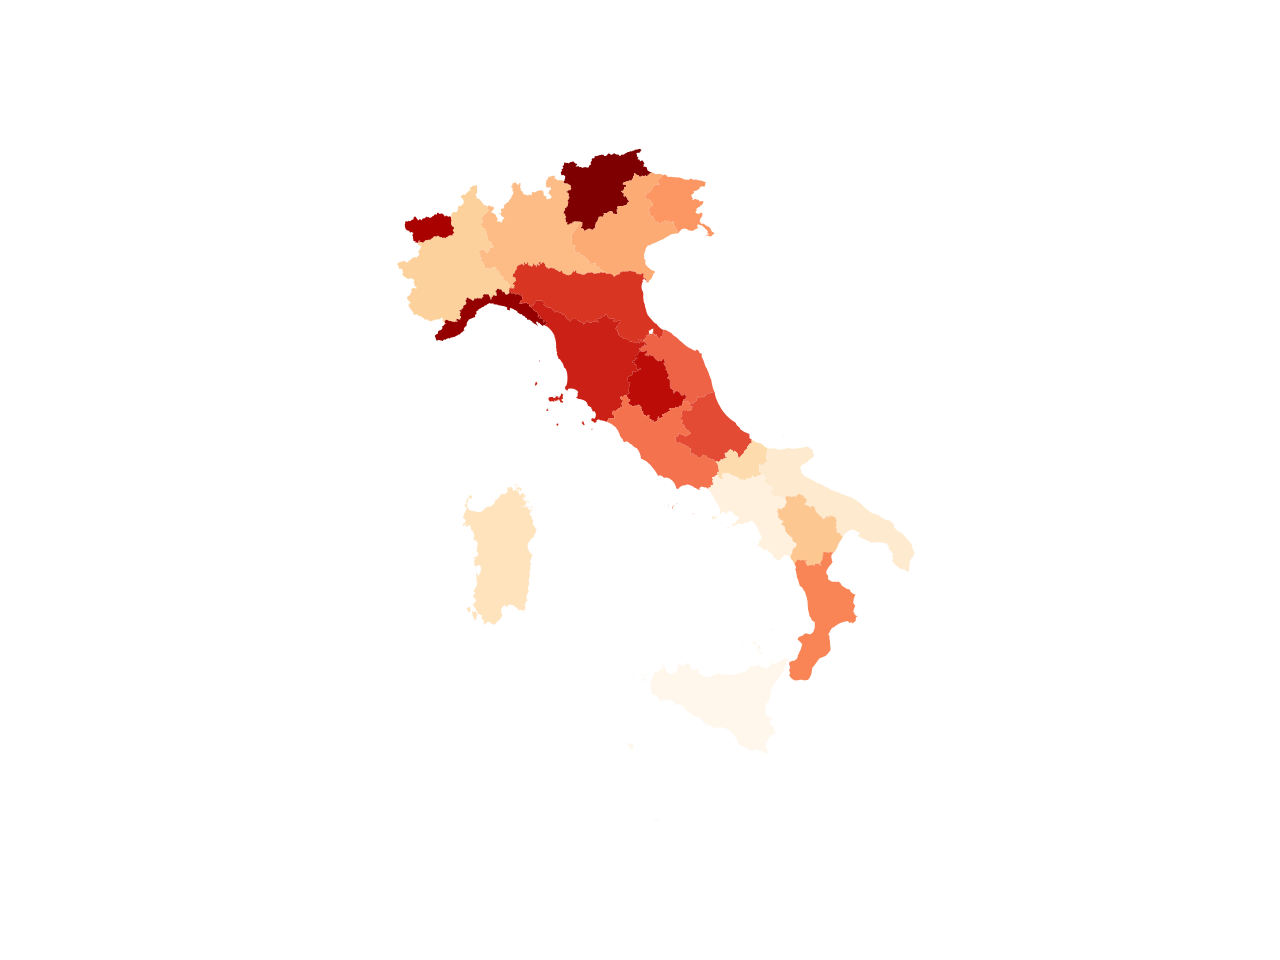

Reproduce this figure in Python.


import geopandas as gp
import pandas as pd
import matplotlib.pyplot as plt

order = [
    'Piemonte', 'Valle d\'Aosta', 'Liguria', 'Lombardia', 
    'Trentino-Alto Adige', 'Veneto', 'Friuli-Venezia Giulia', 'Emilia Romagna', 
    'Toscana', 'Umbria', 'Marche', 'Lazio', 
    'Abruzzo', 'Molise', 'Campania', 'Puglia', 'Basilicata', 'Calabria', 
    'Sicilia', 'Sardegna'
]

def get_sum_of_fields(data : pd.DataFrame, select_field : str, field_to_sum : str) -> pd.Series: 
    res = {}
    index = 0
    for reg in data[select_field].unique():
        res[index] = [reg, 0]
        index += 1

    index = 0
    for reg in data[select_field].unique():
        for row in data[data[select_field] == reg][field_to_sum]:
            res[index] = [res[index][0], res[index][1] + row]
        index += 1

    return pd.DataFrame(res, index=[select_field, field_to_sum]).transpose()


path = "dataset/regioni/regioni.geojson"
regioni = gp.read_file(path)

data = pd.read_csv('dataset/incidenti/aci/autostrade/mesi_2018.csv') 
data = data[data['TOTALE'] != '0,0'].astype({'TOTALE': int})
incidenti : pd.Series = get_sum_of_fields(data, 'REGIONE', 'TOTALE')

patenti = pd.read_csv("dataset/patenti/patenti_mit.csv")

incidenti.index = incidenti['REGIONE']
incidenti = incidenti['TOTALE']
incidenti = incidenti.reindex(order)

regioni.index = regioni['reg_name']
regioni.reindex(order)

patenti.index = patenti['REGIONE']
patenti = patenti['NUMERO']
patenti = patenti.reindex(order)

rapp = incidenti / patenti
regioni['RAPPORTO'] = rapp

regioni.plot(column='RAPPORTO', cmap='OrRd', legend=False)
plt.axis('off')
plt.show()
